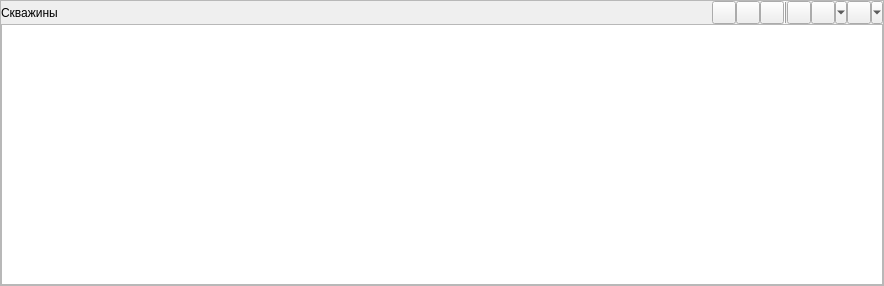
<?xml version="1.0" encoding="UTF-8"?>
<ui version="4.0">
 <class>WellsBrowserForm</class>
 <widget class="QWidget" name="WellsBrowserForm">
  <property name="geometry">
   <rect>
    <x>0</x>
    <y>0</y>
    <width>884</width>
    <height>286</height>
   </rect>
  </property>
  <property name="windowTitle">
   <string>Form</string>
  </property>
  <layout class="QVBoxLayout" name="verticalLayout">
   <property name="spacing">
    <number>0</number>
   </property>
   <property name="margin">
    <number>0</number>
   </property>
   <item>
    <widget class="QFrame" name="mWellsFrame">
     <property name="frameShape">
      <enum>QFrame::StyledPanel</enum>
     </property>
     <property name="frameShadow">
      <enum>QFrame::Raised</enum>
     </property>
     <layout class="QGridLayout" name="gridLayout_4">
      <property name="verticalSpacing">
       <number>0</number>
      </property>
      <property name="margin">
       <number>0</number>
      </property>
      <item row="1" column="0">
       <widget class="QTreeView" name="mWellsTreeView">
        <property name="selectionMode">
         <enum>QAbstractItemView::ExtendedSelection</enum>
        </property>
        <property name="sortingEnabled">
         <bool>true</bool>
        </property>
        <attribute name="headerStretchLastSection">
         <bool>false</bool>
        </attribute>
       </widget>
      </item>
      <item row="0" column="0">
       <layout class="QHBoxLayout" name="horizontalLayout_2">
        <property name="spacing">
         <number>0</number>
        </property>
        <item>
         <widget class="QLabel" name="mWellLabel">
          <property name="text">
           <string>Скважины</string>
          </property>
         </widget>
        </item>
        <item>
         <widget class="QToolButton" name="mToggleSelected">
          <property name="toolTip">
           <string>Переключить выделение подсвеченных строк</string>
          </property>
         </widget>
        </item>
        <item>
         <widget class="QToolButton" name="mSelectAll">
          <property name="toolTip">
           <string>Выделить все</string>
          </property>
          <property name="text">
           <string/>
          </property>
         </widget>
        </item>
        <item>
         <widget class="QToolButton" name="mUnselectAll">
          <property name="toolTip">
           <string>Снять выделение</string>
          </property>
          <property name="text">
           <string/>
          </property>
         </widget>
        </item>
        <item>
         <widget class="Line" name="line">
          <property name="frameShadow">
           <enum>QFrame::Raised</enum>
          </property>
          <property name="orientation">
           <enum>Qt::Vertical</enum>
          </property>
         </widget>
        </item>
        <item>
         <widget class="QToolButton" name="mSaveWellList">
          <property name="toolTip">
           <string>Создать список скважин из отмеченных</string>
          </property>
          <property name="text">
           <string/>
          </property>
         </widget>
        </item>
        <item>
         <widget class="QToolButton" name="mWellListToolButton">
          <property name="toolTip">
           <string>Список скважин</string>
          </property>
          <property name="text">
           <string/>
          </property>
          <property name="checkable">
           <bool>true</bool>
          </property>
          <property name="popupMode">
           <enum>QToolButton::MenuButtonPopup</enum>
          </property>
         </widget>
        </item>
        <item>
         <widget class="QToolButton" name="mWellFilterToolButton">
          <property name="toolTip">
           <string>Фильтровать список</string>
          </property>
          <property name="text">
           <string/>
          </property>
          <property name="checkable">
           <bool>true</bool>
          </property>
          <property name="popupMode">
           <enum>QToolButton::MenuButtonPopup</enum>
          </property>
         </widget>
        </item>
       </layout>
      </item>
     </layout>
    </widget>
   </item>
  </layout>
  <action name="actionSetupFilter">
   <property name="text">
    <string>Установка...</string>
   </property>
   <property name="toolTip">
    <string>Настроить фильтр</string>
   </property>
  </action>
  <action name="actionSelectList">
   <property name="text">
    <string>Выбрать список...</string>
   </property>
  </action>
 </widget>
 <resources/>
 <connections/>
</ui>
